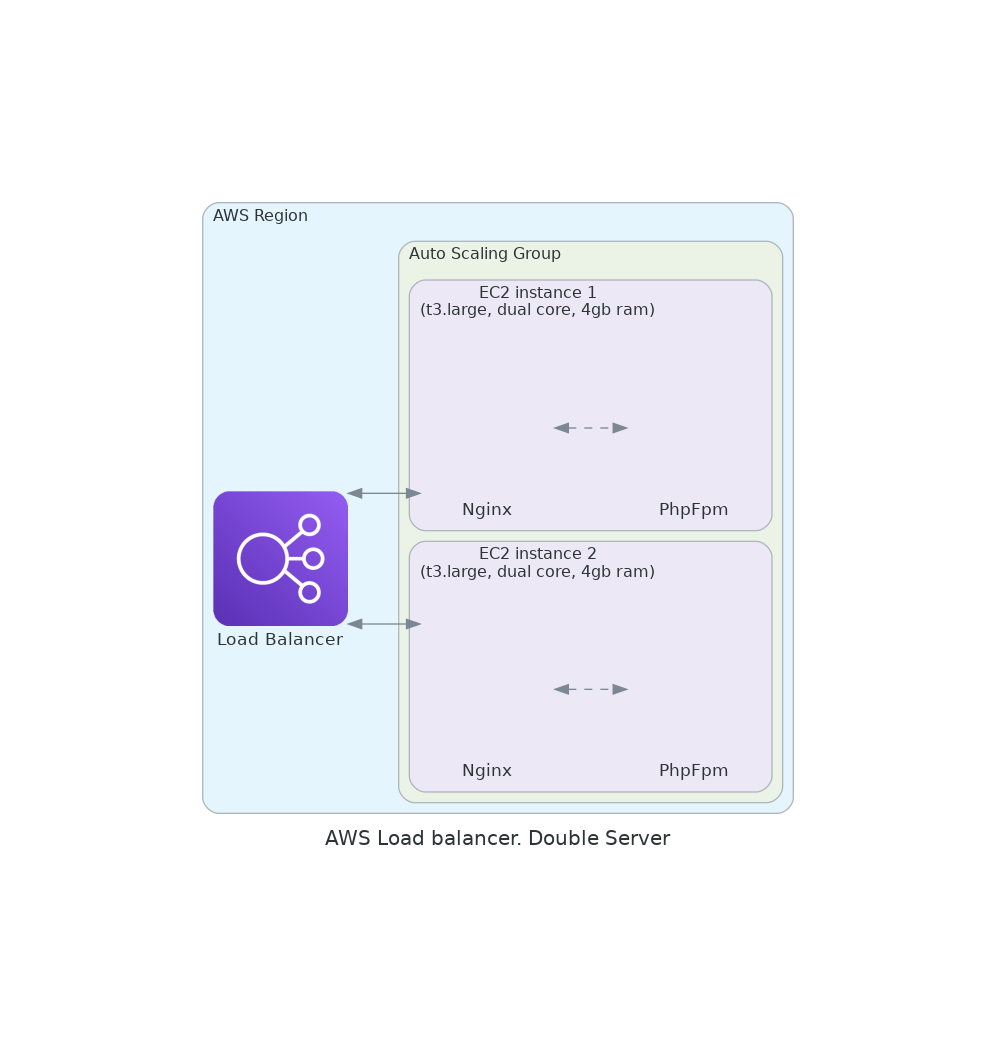

Source code (Python):
from diagrams import Diagram, Edge, Cluster
from diagrams.custom import Custom
from diagrams.aws.storage import S3
from diagrams.aws.network import CloudFront, ElasticLoadBalancing
from diagrams.aws.analytics import ElasticsearchService
from diagrams.aws.database import Elasticache, RDS

import os

base_dir = os.path.dirname(__file__)
with Diagram("AWS Load balancer. Double Server", filename=f"{base_dir}/load_balanced_1_diagram", show=False):
    with Cluster("AWS Region"):
        load_balancer = ElasticLoadBalancing("Load Balancer")

        with Cluster("Auto Scaling Group"):
            with Cluster("EC2 instance 1\n(t3.large, dual core, 4gb ram)"):
                nginx_1 = Custom("Nginx", f'img/nginx.png')
                phpfpm_1 = Custom("PhpFpm", f'img/phpfpm.png')
                nginx_1 >> Edge(style="dashed") << phpfpm_1
            
            with Cluster("EC2 instance 2\n(t3.large, dual core, 4gb ram)"):
                nginx_2 = Custom("Nginx", f'img/nginx.png')
                phpfpm_2 = Custom("PhpFpm", f'img/phpfpm.png')
                nginx_2 >> Edge(style="dashed") << phpfpm_2
        
        load_balancer >> Edge() << [nginx_1, nginx_2]
            
